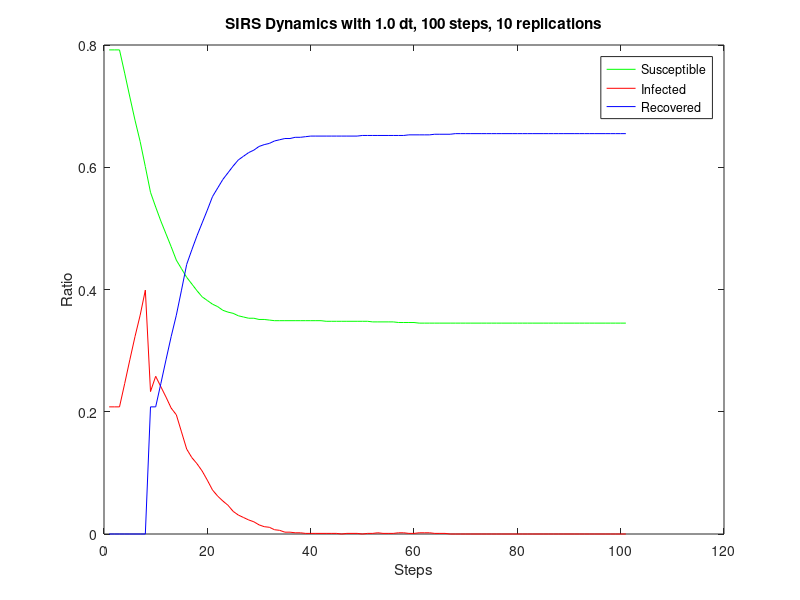

The MATLAB script that drew this image:
steps = 100;
dt = 1.0;
replications = 10;
dynamics = [
0.792,0.208,0.000;
0.792,0.208,0.000;
0.792,0.208,0.000;
0.754,0.246,0.000;
0.715,0.285,0.000;
0.677,0.323,0.000;
0.642,0.358,0.000;
0.601,0.399,0.000;
0.559,0.233,0.208;
0.535,0.258,0.208;
0.512,0.241,0.246;
0.491,0.224,0.285;
0.470,0.206,0.323;
0.448,0.195,0.358;
0.434,0.167,0.399;
0.420,0.139,0.441;
0.409,0.125,0.465;
0.398,0.115,0.488;
0.388,0.103,0.509;
0.382,0.088,0.530;
0.376,0.072,0.552;
0.372,0.062,0.566;
0.366,0.054,0.580;
0.363,0.047,0.591;
0.361,0.037,0.602;
0.357,0.031,0.612;
0.355,0.027,0.618;
0.353,0.023,0.624;
0.353,0.020,0.628;
0.351,0.015,0.634;
0.351,0.012,0.637;
0.350,0.011,0.639;
0.349,0.007,0.643;
0.349,0.006,0.645;
0.349,0.003,0.647;
0.349,0.003,0.647;
0.349,0.002,0.649;
0.349,0.002,0.649;
0.349,0.001,0.650;
0.349,0.001,0.651;
0.349,0.001,0.651;
0.349,0.001,0.651;
0.348,0.001,0.651;
0.348,0.001,0.651;
0.348,0.001,0.651;
0.348,0.000,0.651;
0.348,0.001,0.651;
0.348,0.001,0.651;
0.348,0.001,0.651;
0.348,0.000,0.652;
0.348,0.001,0.652;
0.347,0.001,0.652;
0.347,0.002,0.652;
0.347,0.001,0.652;
0.347,0.001,0.652;
0.347,0.001,0.652;
0.346,0.002,0.652;
0.346,0.002,0.652;
0.346,0.001,0.653;
0.346,0.001,0.653;
0.345,0.002,0.653;
0.345,0.002,0.653;
0.345,0.002,0.653;
0.345,0.001,0.654;
0.345,0.001,0.654;
0.345,0.001,0.654;
0.345,0.000,0.654;
0.345,0.000,0.655;
0.345,0.000,0.655;
0.345,0.000,0.655;
0.345,0.000,0.655;
0.345,0.000,0.655;
0.345,0.000,0.655;
0.345,0.000,0.655;
0.345,0.000,0.655;
0.345,0.000,0.655;
0.345,0.000,0.655;
0.345,0.000,0.655;
0.345,0.000,0.655;
0.345,0.000,0.655;
0.345,0.000,0.655;
0.345,0.000,0.655;
0.345,0.000,0.655;
0.345,0.000,0.655;
0.345,0.000,0.655;
0.345,0.000,0.655;
0.345,0.000,0.655;
0.345,0.000,0.655;
0.345,0.000,0.655;
0.345,0.000,0.655;
0.345,0.000,0.655;
0.345,0.000,0.655;
0.345,0.000,0.655;
0.345,0.000,0.655;
0.345,0.000,0.655;
0.345,0.000,0.655;
0.345,0.000,0.655;
0.345,0.000,0.655;
0.345,0.000,0.655;
0.345,0.000,0.655;
0.345,0.000,0.655;
];
susceptibleRatio = dynamics (:, 1);
infectedRatio = dynamics (:, 2);
recoveredRatio = dynamics (:, 3);
figure
plot (susceptibleRatio.', 'color', 'green');
hold on
plot (infectedRatio.', 'color', 'red');
hold on
plot (recoveredRatio.', 'color', 'blue');
xlabel ('Steps');
ylabel ('Ratio');
legend('Susceptible','Infected', 'Recovered');
title ('SIRS Dynamics with 1.0 dt, 100 steps, 10 replications');
